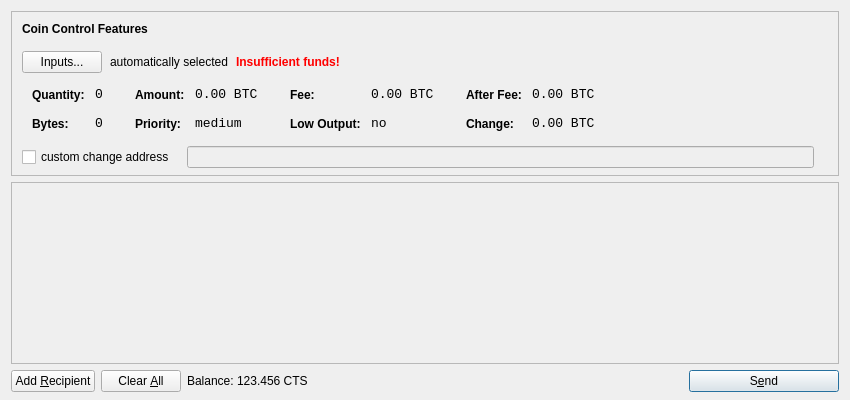
<?xml version="1.0" encoding="UTF-8"?>
<ui version="4.0">
 <class>SendCoinsDialog</class>
 <widget class="QDialog" name="SendCoinsDialog">
  <property name="geometry">
   <rect>
    <x>0</x>
    <y>0</y>
    <width>850</width>
    <height>400</height>
   </rect>
  </property>
  <property name="windowTitle">
   <string>Send Coins</string>
  </property>
  <layout class="QVBoxLayout" name="verticalLayout" stretch="0,1,0">
   <property name="bottomMargin">
    <number>8</number>
   </property>
   <item>
    <widget class="QFrame" name="frameCoinControl">
     <property name="sizePolicy">
      <sizepolicy hsizetype="Expanding" vsizetype="Expanding">
       <horstretch>0</horstretch>
       <verstretch>0</verstretch>
      </sizepolicy>
     </property>
     <property name="maximumSize">
      <size>
       <width>16777215</width>
       <height>16777215</height>
      </size>
     </property>
     <property name="frameShape">
      <enum>QFrame::StyledPanel</enum>
     </property>
     <property name="frameShadow">
      <enum>QFrame::Sunken</enum>
     </property>
     <layout class="QVBoxLayout" name="verticalLayoutCoinControl2">
      <property name="spacing">
       <number>-1</number>
      </property>
      <property name="leftMargin">
       <number>0</number>
      </property>
      <property name="topMargin">
       <number>0</number>
      </property>
      <property name="rightMargin">
       <number>0</number>
      </property>
      <property name="bottomMargin">
       <number>6</number>
      </property>
      <item>
       <layout class="QVBoxLayout" name="verticalLayoutCoinControl" stretch="0,0,0,0,1">
        <property name="spacing">
         <number>0</number>
        </property>
        <property name="leftMargin">
         <number>10</number>
        </property>
        <property name="topMargin">
         <number>10</number>
        </property>
        <item>
         <layout class="QHBoxLayout" name="horizontalLayoutCoinControl1">
          <property name="bottomMargin">
           <number>15</number>
          </property>
          <item>
           <widget class="QLabel" name="labelCoinControlFeatures">
            <property name="sizePolicy">
             <sizepolicy hsizetype="Preferred" vsizetype="Maximum">
              <horstretch>0</horstretch>
              <verstretch>0</verstretch>
             </sizepolicy>
            </property>
            <property name="font">
             <font>
              <weight>75</weight>
              <bold>true</bold>
             </font>
            </property>
            <property name="styleSheet">
             <string notr="true">font-weight:bold;</string>
            </property>
            <property name="text">
             <string>Coin Control Features</string>
            </property>
           </widget>
          </item>
         </layout>
        </item>
        <item>
         <layout class="QHBoxLayout" name="horizontalLayoutCoinControl2" stretch="0,0,0,0">
          <property name="spacing">
           <number>8</number>
          </property>
          <property name="bottomMargin">
           <number>10</number>
          </property>
          <item>
           <widget class="QPushButton" name="pushButtonCoinControl">
            <property name="styleSheet">
             <string notr="true"/>
            </property>
            <property name="text">
             <string>Inputs...</string>
            </property>
           </widget>
          </item>
          <item>
           <widget class="QLabel" name="labelCoinControlAutomaticallySelected">
            <property name="text">
             <string>automatically selected</string>
            </property>
            <property name="margin">
             <number>5</number>
            </property>
           </widget>
          </item>
          <item>
           <widget class="QLabel" name="labelCoinControlInsuffFunds">
            <property name="font">
             <font>
              <weight>75</weight>
              <bold>true</bold>
             </font>
            </property>
            <property name="styleSheet">
             <string notr="true">color:red;font-weight:bold;</string>
            </property>
            <property name="text">
             <string>Insufficient funds!</string>
            </property>
            <property name="margin">
             <number>5</number>
            </property>
           </widget>
          </item>
          <item>
           <spacer name="horizontalSpacerCoinControl">
            <property name="orientation">
             <enum>Qt::Horizontal</enum>
            </property>
            <property name="sizeHint" stdset="0">
             <size>
              <width>40</width>
              <height>1</height>
             </size>
            </property>
           </spacer>
          </item>
         </layout>
        </item>
        <item>
         <widget class="QWidget" name="widgetCoinControl" native="true">
          <property name="sizePolicy">
           <sizepolicy hsizetype="Preferred" vsizetype="Preferred">
            <horstretch>0</horstretch>
            <verstretch>0</verstretch>
           </sizepolicy>
          </property>
          <property name="minimumSize">
           <size>
            <width>0</width>
            <height>0</height>
           </size>
          </property>
          <property name="styleSheet">
           <string notr="true"/>
          </property>
          <layout class="QHBoxLayout" name="horizontalLayoutCoinControl5">
           <property name="margin">
            <number>0</number>
           </property>
           <item>
            <layout class="QHBoxLayout" name="horizontalLayoutCoinControl3" stretch="0,0,0,1">
             <property name="spacing">
              <number>20</number>
             </property>
             <property name="topMargin">
              <number>0</number>
             </property>
             <property name="bottomMargin">
              <number>10</number>
             </property>
             <item>
              <layout class="QFormLayout" name="formLayoutCoinControl1">
               <property name="horizontalSpacing">
                <number>10</number>
               </property>
               <property name="verticalSpacing">
                <number>14</number>
               </property>
               <property name="leftMargin">
                <number>10</number>
               </property>
               <property name="topMargin">
                <number>4</number>
               </property>
               <property name="rightMargin">
                <number>6</number>
               </property>
               <item row="0" column="0">
                <widget class="QLabel" name="labelCoinControlQuantityText">
                 <property name="styleSheet">
                  <string notr="true">font-weight:bold;</string>
                 </property>
                 <property name="text">
                  <string>Quantity:</string>
                 </property>
                 <property name="margin">
                  <number>0</number>
                 </property>
                </widget>
               </item>
               <item row="0" column="1">
                <widget class="QLabel" name="labelCoinControlQuantity">
                 <property name="font">
                  <font>
                   <family>Monospace</family>
                   <pointsize>10</pointsize>
                  </font>
                 </property>
                 <property name="cursor">
                  <cursorShape>IBeamCursor</cursorShape>
                 </property>
                 <property name="contextMenuPolicy">
                  <enum>Qt::ActionsContextMenu</enum>
                 </property>
                 <property name="text">
                  <string notr="true">0</string>
                 </property>
                 <property name="margin">
                  <number>0</number>
                 </property>
                 <property name="textInteractionFlags">
                  <set>Qt::LinksAccessibleByMouse|Qt::TextSelectableByKeyboard|Qt::TextSelectableByMouse</set>
                 </property>
                </widget>
               </item>
               <item row="1" column="0">
                <widget class="QLabel" name="labelCoinControlBytesText">
                 <property name="styleSheet">
                  <string notr="true">font-weight:bold;</string>
                 </property>
                 <property name="text">
                  <string>Bytes:</string>
                 </property>
                </widget>
               </item>
               <item row="1" column="1">
                <widget class="QLabel" name="labelCoinControlBytes">
                 <property name="font">
                  <font>
                   <family>Monospace</family>
                   <pointsize>10</pointsize>
                  </font>
                 </property>
                 <property name="cursor">
                  <cursorShape>IBeamCursor</cursorShape>
                 </property>
                 <property name="contextMenuPolicy">
                  <enum>Qt::ActionsContextMenu</enum>
                 </property>
                 <property name="text">
                  <string notr="true">0</string>
                 </property>
                 <property name="textInteractionFlags">
                  <set>Qt::LinksAccessibleByMouse|Qt::TextSelectableByKeyboard|Qt::TextSelectableByMouse</set>
                 </property>
                </widget>
               </item>
              </layout>
             </item>
             <item>
              <layout class="QFormLayout" name="formLayoutCoinControl2">
               <property name="horizontalSpacing">
                <number>10</number>
               </property>
               <property name="verticalSpacing">
                <number>14</number>
               </property>
               <property name="leftMargin">
                <number>6</number>
               </property>
               <property name="topMargin">
                <number>4</number>
               </property>
               <property name="rightMargin">
                <number>6</number>
               </property>
               <item row="0" column="0">
                <widget class="QLabel" name="labelCoinControlAmountText">
                 <property name="styleSheet">
                  <string notr="true">font-weight:bold;</string>
                 </property>
                 <property name="text">
                  <string>Amount:</string>
                 </property>
                 <property name="margin">
                  <number>0</number>
                 </property>
                </widget>
               </item>
               <item row="0" column="1">
                <widget class="QLabel" name="labelCoinControlAmount">
                 <property name="font">
                  <font>
                   <family>Monospace</family>
                   <pointsize>10</pointsize>
                  </font>
                 </property>
                 <property name="cursor">
                  <cursorShape>IBeamCursor</cursorShape>
                 </property>
                 <property name="contextMenuPolicy">
                  <enum>Qt::ActionsContextMenu</enum>
                 </property>
                 <property name="text">
                  <string notr="true">0.00 BTC</string>
                 </property>
                 <property name="textInteractionFlags">
                  <set>Qt::LinksAccessibleByMouse|Qt::TextSelectableByKeyboard|Qt::TextSelectableByMouse</set>
                 </property>
                </widget>
               </item>
               <item row="1" column="0">
                <widget class="QLabel" name="labelCoinControlPriorityText">
                 <property name="styleSheet">
                  <string notr="true">font-weight:bold;</string>
                 </property>
                 <property name="text">
                  <string>Priority:</string>
                 </property>
                </widget>
               </item>
               <item row="1" column="1">
                <widget class="QLabel" name="labelCoinControlPriority">
                 <property name="font">
                  <font>
                   <family>Monospace</family>
                   <pointsize>10</pointsize>
                  </font>
                 </property>
                 <property name="cursor">
                  <cursorShape>IBeamCursor</cursorShape>
                 </property>
                 <property name="contextMenuPolicy">
                  <enum>Qt::ActionsContextMenu</enum>
                 </property>
                 <property name="text">
                  <string>medium</string>
                 </property>
                 <property name="textInteractionFlags">
                  <set>Qt::LinksAccessibleByMouse|Qt::TextSelectableByKeyboard|Qt::TextSelectableByMouse</set>
                 </property>
                </widget>
               </item>
              </layout>
             </item>
             <item>
              <layout class="QFormLayout" name="formLayoutCoinControl3">
               <property name="horizontalSpacing">
                <number>10</number>
               </property>
               <property name="verticalSpacing">
                <number>14</number>
               </property>
               <property name="leftMargin">
                <number>6</number>
               </property>
               <property name="topMargin">
                <number>4</number>
               </property>
               <property name="rightMargin">
                <number>6</number>
               </property>
               <item row="0" column="0">
                <widget class="QLabel" name="labelCoinControlFeeText">
                 <property name="styleSheet">
                  <string notr="true">font-weight:bold;</string>
                 </property>
                 <property name="text">
                  <string>Fee:</string>
                 </property>
                 <property name="margin">
                  <number>0</number>
                 </property>
                </widget>
               </item>
               <item row="0" column="1">
                <widget class="QLabel" name="labelCoinControlFee">
                 <property name="font">
                  <font>
                   <family>Monospace</family>
                   <pointsize>10</pointsize>
                  </font>
                 </property>
                 <property name="cursor">
                  <cursorShape>IBeamCursor</cursorShape>
                 </property>
                 <property name="contextMenuPolicy">
                  <enum>Qt::ActionsContextMenu</enum>
                 </property>
                 <property name="text">
                  <string notr="true">0.00 BTC</string>
                 </property>
                 <property name="textInteractionFlags">
                  <set>Qt::LinksAccessibleByMouse|Qt::TextSelectableByKeyboard|Qt::TextSelectableByMouse</set>
                 </property>
                </widget>
               </item>
               <item row="1" column="0">
                <widget class="QLabel" name="labelCoinControlLowOutputText">
                 <property name="styleSheet">
                  <string notr="true">font-weight:bold;</string>
                 </property>
                 <property name="text">
                  <string>Low Output:</string>
                 </property>
                </widget>
               </item>
               <item row="1" column="1">
                <widget class="QLabel" name="labelCoinControlLowOutput">
                 <property name="font">
                  <font>
                   <family>Monospace</family>
                   <pointsize>10</pointsize>
                  </font>
                 </property>
                 <property name="cursor">
                  <cursorShape>IBeamCursor</cursorShape>
                 </property>
                 <property name="contextMenuPolicy">
                  <enum>Qt::ActionsContextMenu</enum>
                 </property>
                 <property name="text">
                  <string>no</string>
                 </property>
                 <property name="textInteractionFlags">
                  <set>Qt::LinksAccessibleByMouse|Qt::TextSelectableByKeyboard|Qt::TextSelectableByMouse</set>
                 </property>
                </widget>
               </item>
              </layout>
             </item>
             <item>
              <layout class="QFormLayout" name="formLayoutCoinControl4">
               <property name="horizontalSpacing">
                <number>10</number>
               </property>
               <property name="verticalSpacing">
                <number>14</number>
               </property>
               <property name="leftMargin">
                <number>6</number>
               </property>
               <property name="topMargin">
                <number>4</number>
               </property>
               <property name="rightMargin">
                <number>6</number>
               </property>
               <item row="0" column="0">
                <widget class="QLabel" name="labelCoinControlAfterFeeText">
                 <property name="styleSheet">
                  <string notr="true">font-weight:bold;</string>
                 </property>
                 <property name="text">
                  <string>After Fee:</string>
                 </property>
                 <property name="margin">
                  <number>0</number>
                 </property>
                </widget>
               </item>
               <item row="0" column="1">
                <widget class="QLabel" name="labelCoinControlAfterFee">
                 <property name="font">
                  <font>
                   <family>Monospace</family>
                   <pointsize>10</pointsize>
                  </font>
                 </property>
                 <property name="cursor">
                  <cursorShape>IBeamCursor</cursorShape>
                 </property>
                 <property name="contextMenuPolicy">
                  <enum>Qt::ActionsContextMenu</enum>
                 </property>
                 <property name="text">
                  <string notr="true">0.00 BTC</string>
                 </property>
                 <property name="textInteractionFlags">
                  <set>Qt::LinksAccessibleByMouse|Qt::TextSelectableByKeyboard|Qt::TextSelectableByMouse</set>
                 </property>
                </widget>
               </item>
               <item row="1" column="0">
                <widget class="QLabel" name="labelCoinControlChangeText">
                 <property name="styleSheet">
                  <string notr="true">font-weight:bold;</string>
                 </property>
                 <property name="text">
                  <string>Change:</string>
                 </property>
                </widget>
               </item>
               <item row="1" column="1">
                <widget class="QLabel" name="labelCoinControlChange">
                 <property name="font">
                  <font>
                   <family>Monospace</family>
                   <pointsize>10</pointsize>
                  </font>
                 </property>
                 <property name="cursor">
                  <cursorShape>IBeamCursor</cursorShape>
                 </property>
                 <property name="contextMenuPolicy">
                  <enum>Qt::ActionsContextMenu</enum>
                 </property>
                 <property name="text">
                  <string notr="true">0.00 BTC</string>
                 </property>
                 <property name="textInteractionFlags">
                  <set>Qt::LinksAccessibleByMouse|Qt::TextSelectableByKeyboard|Qt::TextSelectableByMouse</set>
                 </property>
                </widget>
               </item>
              </layout>
             </item>
            </layout>
           </item>
          </layout>
         </widget>
        </item>
        <item>
         <layout class="QHBoxLayout" name="horizontalLayoutCoinControl4" stretch="0,0,0">
          <property name="spacing">
           <number>12</number>
          </property>
          <property name="sizeConstraint">
           <enum>QLayout::SetDefaultConstraint</enum>
          </property>
          <property name="topMargin">
           <number>5</number>
          </property>
          <property name="rightMargin">
           <number>5</number>
          </property>
          <item>
           <widget class="QCheckBox" name="checkBoxCoinControlChange">
            <property name="text">
             <string>custom change address</string>
            </property>
           </widget>
          </item>
          <item>
           <widget class="QLineEdit" name="lineEditCoinControlChange">
            <property name="enabled">
             <bool>false</bool>
            </property>
            <property name="sizePolicy">
             <sizepolicy hsizetype="Expanding" vsizetype="Fixed">
              <horstretch>0</horstretch>
              <verstretch>0</verstretch>
             </sizepolicy>
            </property>
           </widget>
          </item>
          <item>
           <widget class="QLabel" name="labelCoinControlChangeLabel">
            <property name="sizePolicy">
             <sizepolicy hsizetype="Preferred" vsizetype="Expanding">
              <horstretch>0</horstretch>
              <verstretch>0</verstretch>
             </sizepolicy>
            </property>
            <property name="minimumSize">
             <size>
              <width>0</width>
              <height>0</height>
             </size>
            </property>
            <property name="text">
             <string/>
            </property>
            <property name="margin">
             <number>3</number>
            </property>
           </widget>
          </item>
         </layout>
        </item>
        <item>
         <spacer name="verticalSpacerCoinControl">
          <property name="orientation">
           <enum>Qt::Vertical</enum>
          </property>
          <property name="sizeHint" stdset="0">
           <size>
            <width>800</width>
            <height>1</height>
           </size>
          </property>
         </spacer>
        </item>
       </layout>
      </item>
     </layout>
    </widget>
   </item>
   <item>
    <widget class="QScrollArea" name="scrollArea">
     <property name="widgetResizable">
      <bool>true</bool>
     </property>
     <widget class="QWidget" name="scrollAreaWidgetContents">
      <property name="geometry">
       <rect>
        <x>0</x>
        <y>0</y>
        <width>830</width>
        <height>165</height>
       </rect>
      </property>
      <layout class="QVBoxLayout" name="verticalLayout_2">
       <property name="margin">
        <number>0</number>
       </property>
       <item>
        <layout class="QVBoxLayout" name="entries">
         <property name="spacing">
          <number>6</number>
         </property>
        </layout>
       </item>
       <item>
        <spacer name="verticalSpacer">
         <property name="orientation">
          <enum>Qt::Vertical</enum>
         </property>
         <property name="sizeHint" stdset="0">
          <size>
           <width>20</width>
           <height>40</height>
          </size>
         </property>
        </spacer>
       </item>
      </layout>
     </widget>
    </widget>
   </item>
   <item>
    <layout class="QHBoxLayout" name="horizontalLayout">
     <item>
      <widget class="QPushButton" name="addButton">
       <property name="toolTip">
        <string>Send to multiple recipients at once</string>
       </property>
       <property name="text">
        <string>Add &amp;Recipient</string>
       </property>
       <property name="icon">
        <iconset resource="../bitcoin.qrc">
         <normaloff>:/icons/add</normaloff>:/icons/add</iconset>
       </property>
       <property name="autoDefault">
        <bool>false</bool>
       </property>
      </widget>
     </item>
     <item>
      <widget class="QPushButton" name="clearButton">
       <property name="sizePolicy">
        <sizepolicy hsizetype="Minimum" vsizetype="Fixed">
         <horstretch>0</horstretch>
         <verstretch>0</verstretch>
        </sizepolicy>
       </property>
       <property name="toolTip">
        <string>Remove all transaction fields</string>
       </property>
       <property name="text">
        <string>Clear &amp;All</string>
       </property>
       <property name="icon">
        <iconset resource="../bitcoin.qrc">
         <normaloff>:/icons/remove</normaloff>:/icons/remove</iconset>
       </property>
       <property name="autoRepeatDelay">
        <number>300</number>
       </property>
       <property name="autoDefault">
        <bool>false</bool>
       </property>
      </widget>
     </item>
     <item>
      <layout class="QHBoxLayout" name="horizontalLayout_2">
       <property name="spacing">
        <number>3</number>
       </property>
       <item>
        <widget class="QLabel" name="label">
         <property name="text">
          <string>Balance:</string>
         </property>
        </widget>
       </item>
       <item>
        <widget class="QLabel" name="labelBalance">
         <property name="cursor">
          <cursorShape>IBeamCursor</cursorShape>
         </property>
         <property name="text">
          <string>123.456 CTS</string>
         </property>
         <property name="textInteractionFlags">
          <set>Qt::LinksAccessibleByMouse|Qt::TextSelectableByKeyboard|Qt::TextSelectableByMouse</set>
         </property>
        </widget>
       </item>
      </layout>
     </item>
     <item>
      <spacer name="horizontalSpacer">
       <property name="orientation">
        <enum>Qt::Horizontal</enum>
       </property>
       <property name="sizeHint" stdset="0">
        <size>
         <width>40</width>
         <height>20</height>
        </size>
       </property>
      </spacer>
     </item>
     <item>
      <widget class="QPushButton" name="sendButton">
       <property name="minimumSize">
        <size>
         <width>150</width>
         <height>0</height>
        </size>
       </property>
       <property name="toolTip">
        <string>Confirm the send action</string>
       </property>
       <property name="text">
        <string>S&amp;end</string>
       </property>
       <property name="icon">
        <iconset resource="../bitcoin.qrc">
         <normaloff>:/icons/send</normaloff>:/icons/send</iconset>
       </property>
       <property name="default">
        <bool>true</bool>
       </property>
      </widget>
     </item>
    </layout>
   </item>
  </layout>
 </widget>
 <resources>
  <include location="../bitcoin.qrc"/>
 </resources>
 <connections/>
</ui>
